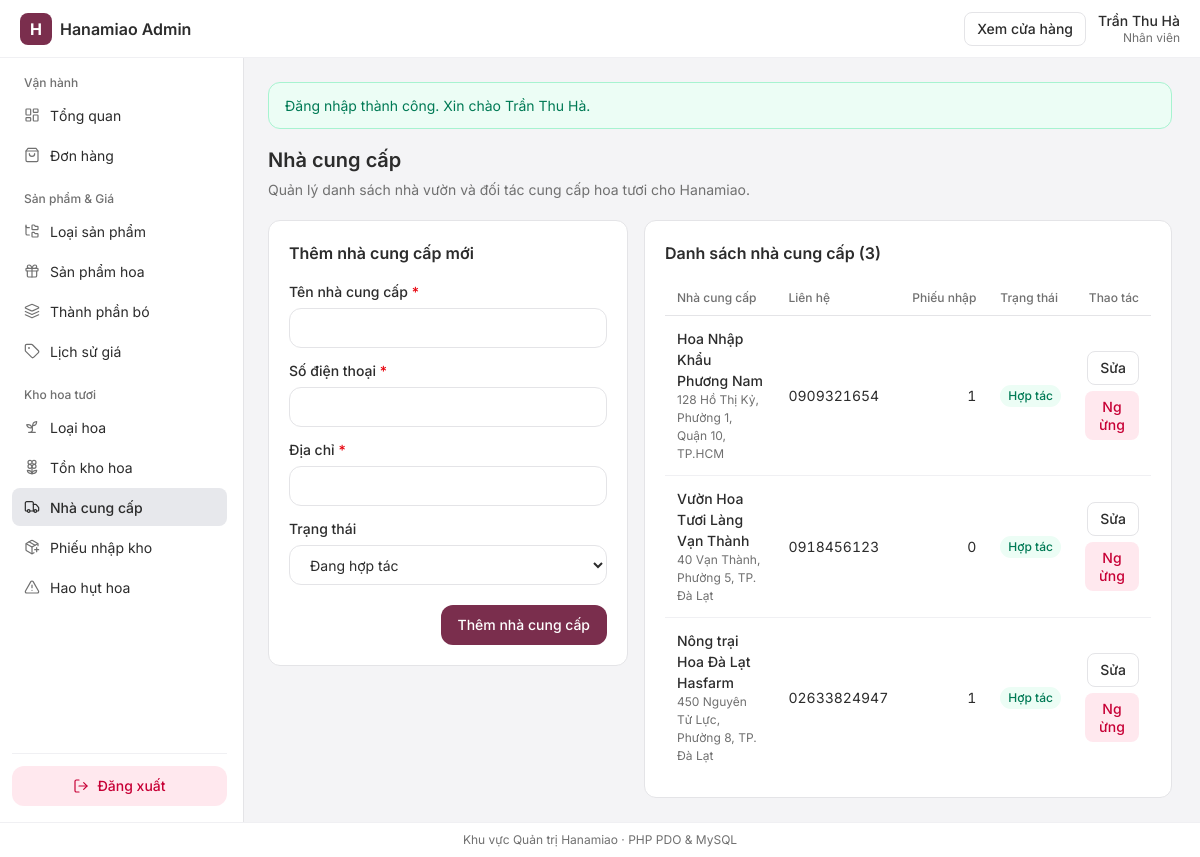
Screenshot of /admin/index.php?page=suppliers (signed in) with the database file from the repository.
### tables this page shows
CREATE TABLE IF NOT EXISTS `NhaCungCap` (
    `ID_NCC` INT UNSIGNED NOT NULL AUTO_INCREMENT,
    `TenNCC` VARCHAR(150) NOT NULL,
    `SDT` VARCHAR(20) NOT NULL,
    `DiaChi` VARCHAR(255) NOT NULL,
    `TrangThai` TINYINT(1) NOT NULL DEFAULT 1,
    PRIMARY KEY (`ID_NCC`),
    KEY `idx_ncc_trangthai` (`TrangThai`)
);

### functions/helpers.php (called while the page is built, shortened)
<?php
function h(mixed $value): string
{
    return htmlspecialchars((string)($value ?? ''), ENT_QUOTES, 'UTF-8');
}

### admin/pages/suppliers.php (the view, shortened to what this page needs)
<?php
$suppliers = [];
$editSupplier = null;
if ($pdo instanceof PDO) {
    try {
        $suppliers = $pdo->query(
            'SELECT ncc.ID_NCC, ncc.TenNCC, ncc.SDT, ncc.DiaChi, ncc.TrangThai,
                    COUNT(pn.ID_PN) AS SoPhieuNhap
             FROM NhaCungCap ncc
             LEFT JOIN PhieuNhap pn ON pn.ID_NCC = ncc.ID_NCC
             GROUP BY ncc.ID_NCC
             ORDER BY ncc.ID_NCC DESC'
        )->fetchAll();
    } catch (PDOException $exception) {
        error_log('[Hanamiao Admin Suppliers] ' . $exception->getMessage());
        $dbError = 'Không thể tải danh sách nhà cung cấp.';
    }
}
?>
<div class="admin-page-head">
    <div>
        <h1 class="admin-page-title">Nhà cung cấp</h1>
        <p class="admin-page-subtitle">Quản lý danh sách nhà vườn và đối tác cung cấp hoa tươi cho Hanamiao.</p>
    </div>
</div>
<div class="admin-split-grid">
    <section class="admin-card">
        <div class="admin-card-head">
            <h2 class="admin-card-title"><?php echo $editSupplier ? 'Cập nhật nhà cung cấp #' . (int)$editSupplier['ID_NCC'] : 'Thêm nhà cung cấp mới'; ?></h2>
        </div>
        <form action="actions/supplier_save.php" method="post" class="admin-form">
            <div class="admin-field">
                <label for="ten_ncc" class="admin-label">Tên nhà cung cấp <span class="required-mark">*</span></label>
                <input id="ten_ncc" name="ten_ncc" type="text" class="admin-input" maxlength="150" value="<?php echo h($editSupplier['TenNCC'] ?? ''); ?>" required>
            </div>
            <div class="admin-field">
                <label for="sdt" class="admin-label">Số điện thoại <span class="required-mark">*</span></label>
                <input id="sdt" name="sdt" type="tel" class="admin-input tabular-nums" maxlength="20" value="<?php echo h($editSupplier['SDT'] ?? ''); ?>" required>
            </div>
            <div class="admin-field">
                <label for="dia_chi" class="admin-label">Địa chỉ <span class="required-mark">*</span></label>
                <input id="dia_chi" name="dia_chi" type="text" class="admin-input" maxlength="255" value="<?php echo h($editSupplier['DiaChi'] ?? ''); ?>" required>
            </div>
            <div class="admin-field">
                <label for="trang_thai" class="admin-label">Trạng thái</label>
                <?php $st = (int)($editSupplier['TrangThai'] ?? 1); ?>
                <select id="trang_thai" name="trang_thai" class="admin-input">
                    <option value="1"<?php echo $st === 1 ? ' selected' : ''; ?>>Đang hợp tác</option>
                </select>
            </div>
            <div class="admin-form-actions">
                <button type="submit" class="admin-btn admin-btn-primary">
                    <?php echo $editSupplier ? 'Lưu thay đổi' : 'Thêm nhà cung cấp'; ?>
                </button>
            </div>
        </form>
    </section>
    <section class="admin-card">
        <div class="admin-card-head">
            <h2 class="admin-card-title">Danh sách nhà cung cấp (<?php echo count($suppliers); ?>)</h2>
        </div>
        <?php if (count($suppliers) === 0): ?>
            <div class="admin-empty-inline"><p class="admin-muted">Chưa có nhà cung cấp nào.</p></div>
        <?php else: ?>
            <div class="admin-table-wrap">
                <table class="admin-table">
                    <thead>
                        <tr>
                            <th>Nhà cung cấp</th>
                            <th>Liên hệ</th>
                            <th class="text-right">Phiếu nhập</th>
                            <th>Trạng thái</th>
                            <th class="text-right">Thao tác</th>
                        </tr>
                    </thead>
                    <tbody>
                        <?php foreach ($suppliers as $ncc): ?>
                            <?php $id = (int)$ncc['ID_NCC']; $active = (int)$ncc['TrangThai'] === 1; ?>
                            <tr>
                                <td>
                                    <div class="cell-primary"><?php echo h($ncc['TenNCC']); ?></div>
                                    <div class="cell-sub"><?php echo h($ncc['DiaChi']); ?></div>
                                </td>
                                <td class="tabular-nums"><?php echo h($ncc['SDT']); ?></td>
                                <td class="text-right tabular-nums"><?php echo (int)$ncc['SoPhieuNhap']; ?></td>
                                <td>
                                    <span class="admin-badge <?php echo $active ? 'badge-success' : 'badge-neutral'; ?>">
                                        <?php echo $active ? 'Hợp tác' : 'Ngừng'; ?>
                                    </span>
                                </td>
                                <td class="text-right">
                                    <div class="admin-row-actions">
                                        <a class="admin-btn admin-btn-outline admin-btn-sm" href="index.php?page=suppliers&amp;edit=<?php echo $id; ?>">Sửa</a>
                                        <form action="actions/supplier_save.php" method="post">
                                            <button type="submit" class="admin-btn <?php echo $active ? 'admin-btn-danger' : 'admin-btn-outline'; ?> admin-btn-sm">
                                                <?php echo $active ? 'Ngừng' : 'Mở lại'; ?>
                                            </button>
                                        </form>
                                    </div>
                                </td>
                            </tr>
                        <?php endforeach; ?>
                    </tbody>
                </table>
            </div>
        <?php endif; ?>
    </section>
</div>

### css/tokens.css (style rules this page uses)
:root { color-scheme: light; --app-font: "Inter", ui-sans-serif, system-ui, -apple-system, "Segoe UI", Roboto, sans-serif; --primary: #7a2e4d; --primary-hover: #63233d; --primary-foreground: #ffffff; --primary-light: rgba(122, 46, 77, 0.08); --background: #f4f4f6; --surface: #ffffff; --surface-overlay: #ffffff; --foreground: #2c2c2c; --muted: #707070; --border: #f0f0f3; --border-strong: #e4e4e7; --border-focus: var(--primary); --ring-focus: rgba(122, 46, 77, 0.12); --item-hover: #f4f4f6; --surface-hover: #f8f8fa; --background-hover: #e7e7ea; --secondary: #e7e8ec; --secondary-hover: #dbdce2; --button-hover-surface: #f1f1f3; --button-hover-page: #e4e4e7; --button-hover: var(--button-hover-surface); --elevation-popover: 0 10px 15px -3px rgb(0 0 0 / 0.1), 0 4px 6px -4px rgb(0 0 0 / 0.1); --elevation-modal: 0 20px 25px -5px rgb(0 0 0 / 0.1), 0 8px 10px -6px rgb(0 0 0 / 0.1); --danger: #c70036; --danger-bg: rgb(255 32 86 / 0.1); --danger-bg-hover: rgb(255 32 86 / 0.15); --error: #fb2c36; --error-ring: rgb(251 44 54 / 0.1); --error-text: #e7000b; --error-bg: #fef2f2; --error-border: #ffc9c9; --error-strong: #c10007; --success-bg: #ecfdf5; --success: #007a55; --warning-bg: #fffbeb; --warning: #bb4d00; --neutral-bg: #f4f4f5; --neutral: #52525c; --text-xs: 0.75rem; --text-sm: 0.875rem; --text-base: 1rem; --text-lg: 1.125rem; --text-xl: 1.25rem; --text-2xl: 1.5rem; --text-3xl: 1.875rem; --space-1: 4px; --space-2: 8px; --space-3: 12px; --space-4: 16px; --space-5: 20px; --space-6: 24px; --space-8: 32px; --space-10: 40px; --radius-sm: 8px; --radius-md: 10px; --radius-lg: 12px; --radius-full: 9999px; --transition-fast: 150ms cubic-bezier(0.22, 1, 0.36, 1); --transition-base: 220ms cubic-bezier(0.22, 1, 0.36, 1); }
*, *::before, *::after { box-sizing: border-box; }
body { margin: 0; font-family: var(--app-font); font-size: var(--text-sm); line-height: 1.5; color: var(--foreground); background-color: var(--background); -webkit-font-smoothing: antialiased; -moz-osx-font-smoothing: grayscale; }
.tabular-nums { font-variant-numeric: tabular-nums; }
* { --scrollbar-thumb: transparent; }

### rows the page displays
nhacungcap: TenNCC "Hoa Nhập Khẩu Phương Nam", DiaChi "128 Hồ Thị Kỷ, Phường 1, Quận 10, TP.HCM", SDT "0909321654", SoPhieuNhap "1", TrangThai "Hợp tác"
nhacungcap: TenNCC "Vườn Hoa Tươi Làng Vạn Thành", DiaChi "40 Vạn Thành, Phường 5, TP. Đà Lạt", SDT "0918456123", SoPhieuNhap "0", TrangThai "Hợp tác"
nhacungcap: TenNCC "Nông trại Hoa Đà Lạt Hasfarm", DiaChi "450 Nguyên Tử Lực, Phường 8, TP. Đà Lạt", SDT "02633824947", SoPhieuNhap "1", TrangThai "Hợp tác"

### other values shown
$adminName "Trần Thu Hà"
$adminRoleLabel "Nhân viên"
$groupName "Vận hành"
$item['label'] "Tổng quan"
$item['label'] "Đơn hàng"
$groupName "Sản phẩm & Giá"
$item['label'] "Loại sản phẩm"
$item['label'] "Sản phẩm hoa"
$item['label'] "Thành phần bó"
$item['label'] "Lịch sử giá"
$groupName "Kho hoa tươi"
$item['label'] "Loại hoa"
$item['label'] "Tồn kho hoa"
$item['label'] "Nhà cung cấp"
$item['label'] "Phiếu nhập kho"
